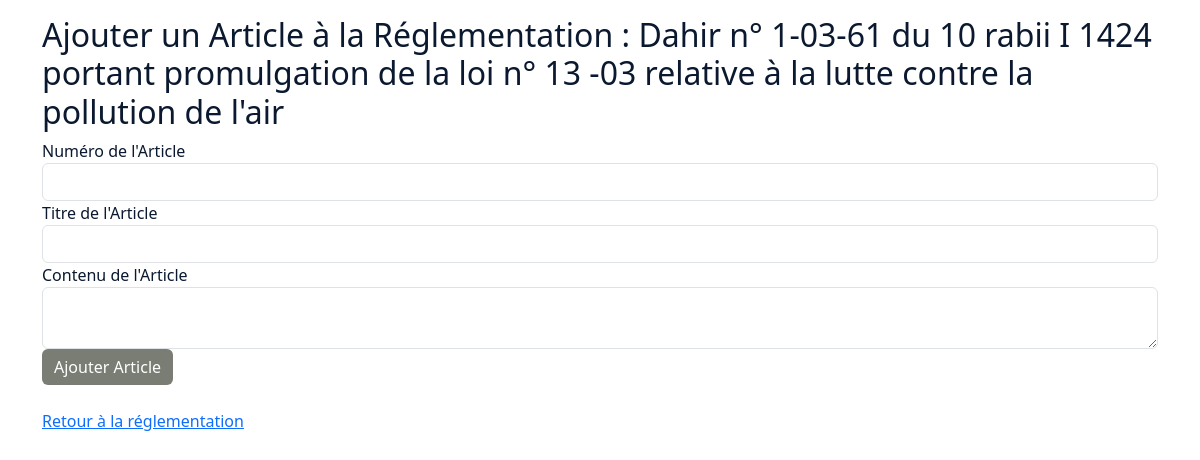
The page /ajouter-article/1 on the database as committed earlier.
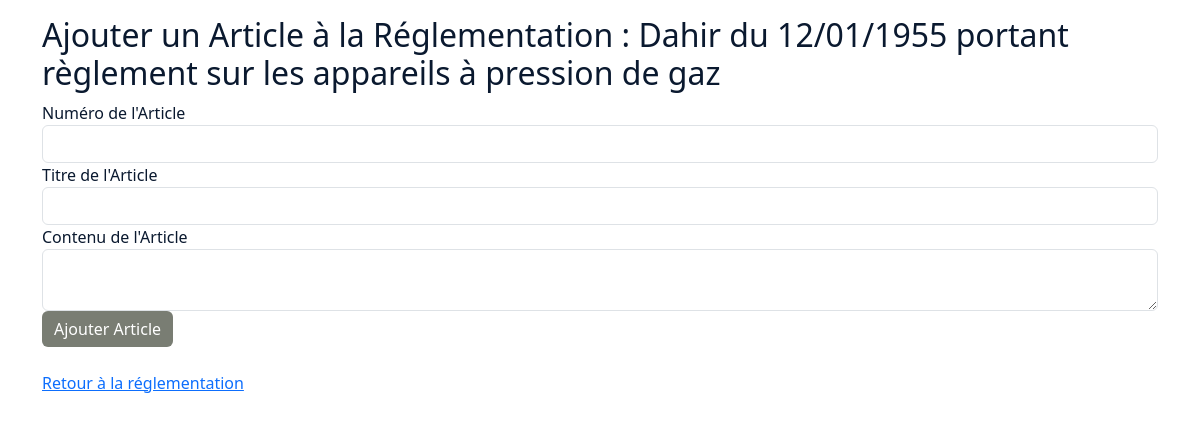
The same page on the database as committed later.
### app/models.py (models this page shows)
class Reglementation(db.Model):
    __tablename__ = 'reglementation'
    id = db.Column(db.Integer, primary_key=True)
    titre = db.Column(db.String(200), nullable=False, unique=True)
    type_texte = db.Column(db.String(100), nullable=False)
    date_publication = db.Column(db.Date, nullable=False)
    date_derniere_mise_a_jour = db.Column(db.Date, nullable=True)
    source = db.Column(db.String(200), nullable=False)
    langue = db.Column(db.String(50), nullable=True)
    secteurs=db.relationship('ReglementationSecteur', back_populates='reglementation', lazy=True, cascade='all, delete-orphan')
    theme_id = db.Column(db.Integer, db.ForeignKey('theme.id'), nullable=False)
    sous_domaine_id = db.Column(db.Integer, db.ForeignKey('sous_domaine.id'), nullable=False)
    versions = db.relationship('VersionReglementation', backref='reglementation', lazy=True, cascade='all, delete-orphan')
    articles = db.relationship('Article', backref='reglementation', lazy=True, cascade='all, delete-orphan')

### app/routes/reglement.py (the view, shortened to what this page needs)
@bp.route('/ajouter-article/<int:reglementation_id>', methods=['GET', 'POST'])
def ajouter_article(reglementation_id):
    reglementation = Reglementation.query.get_or_404(reglementation_id)
    form = ArticleForm()
    return render_template('articles/ajouter_article.html', form=form, reglementation=reglementation)

### app/routes/reglement.py
class ArticleForm(FlaskForm):
    numero = StringField('Numéro', validators=[DataRequired()])
    titre = StringField('Titre')
    contenu = TextAreaField('Contenu', validators=[DataRequired()])
    submit = SubmitField('Ajouter Article')

### app/templates/articles/ajouter_article.html (shortened to what this page needs)
{% extends 'layout.html' %}
{% block content %}
    <h2>Ajouter un Article à la Réglementation : {{ reglementation.titre }}</h2>
    <form method="POST">
        <div class="form-group">
            <label for="numero">Numéro de l'Article</label>
            {{ form.numero(class="form-control") }}
        </div>
        <div class="form-group">
            <label for="titre">Titre de l'Article</label>
            {{ form.titre(class="form-control") }}
        </div>
        <div class="form-group">
            <label for="contenu">Contenu de l'Article</label>
            {{ form.contenu(class="form-control") }}
        </div>
        <div class="form-group">
            {{ form.submit(class="btn btn-primary") }}
        </div>
    </form>
    <br>
    <a href="{{ url_for('reglement.detail_reglementation', id=reglementation.id) }}">Retour à la réglementation</a>
{% endblock %}

Rows that differ between the two databases and show on the page:
changed Reglementation: titre "Dahir n° 1-03-61 du 10 rabii I 1424 portant promulgation de la loi n° 13 -03 relative à la lutte contre la pollution de l'air" → "Dahir du 12/01/1955 portant règlement sur les appareils à pression de gaz"
